Frame 1 (no input): blank canvas, image omitted
Frame 60 (the mouse pressed at the canvas centre just before this capture): blank canvas, image omitted
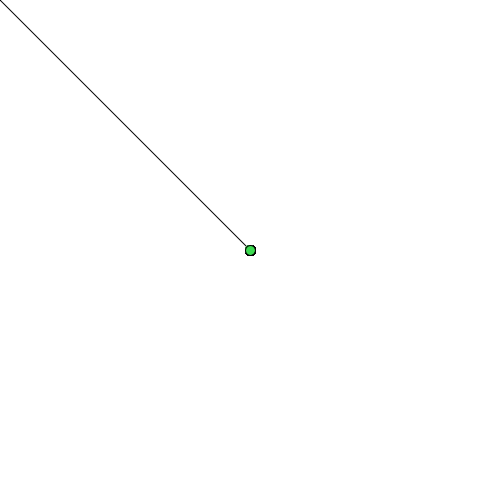
Frame 120 (the mouse held since frame 60 and released just before this capture)

The Processing sketch whose frames 1 and 60 were blank and that drew this single picture after the mouse press (run headless with seeded random() and noise(); from frame 60 on, the mouse is pressed at the canvas centre):

// Processing sketch: class_4_EVENTS
// ── class_4_EVENTS.pde

void setup () {
  size (500,500);
  background (255);
  noCursor (); //to not see the cursor
}

void draw () {
  line (mouseX, mouseY, pmouseX, pmouseY);
  println (mouseX + ":" + pmouseX); //+ is not addition, concatanation 
  if(mousePressed){
    strokeWeight (1);
    stroke (1);
    ellipse (mouseX, mouseY, 10, 10);
    
//IF RIGHT CLICK: BACKGROUND GOES WHITE and ellipse shows
    
    if (mousePressed && (mouseButton == RIGHT)){ 
    background(255);
    rect (mouseX, mouseY, 10, 10);

    }
  }
  
  if (keyPressed){
    stroke (random (255), random (255), random (255));
    line (width/2, height/2, random (width), random (height));
  }
}

//EVENTS: these are also functions
//you need to have a void draw () function to use mouse events
//even if it's empty

void mousePressed () {
  background (random (255), random (255), random (255));
  fill (random (255), random (255), random (255));
  textSize (120);
  text ("YEAH!", width/4, height/2);
}

void mouseReleased () {
  background (255);
 
}

void mouseDragged (){ //when you press and move
stroke (random (255), random (255), random (255));
strokeWeight (1);
//line (mouseX, pmouseX, mouseY, pmouseY);
strokeWeight (2);
line (pmouseX, pmouseY, mouseX, mouseY); //you can see the pmouse and mouse distance
//rect (pmouseX, mouseX, pmouseY, mouseY);
  
}

void keyPressed (){ //when you press a key: background goes black
  background (0);
}

void keyReleased (){
  background (random (255), random (255), random (255));
  fill (0);
  strokeWeight(3);
  textSize (70);
  text ("YO NIGGA", random (0, 50), random (100, 250));
  
  if (key == 'r'){ //assign a command to one specific key
    fill (255, 0, 0);
    rect (50, 50, 450, 450);
  }
  if (key == 'g'){ //assign a command to one specific key
    background (0, 255, 0);
  }
  
  println (keyCode); //find the code of special keys (space bar, arrows...)
} 
